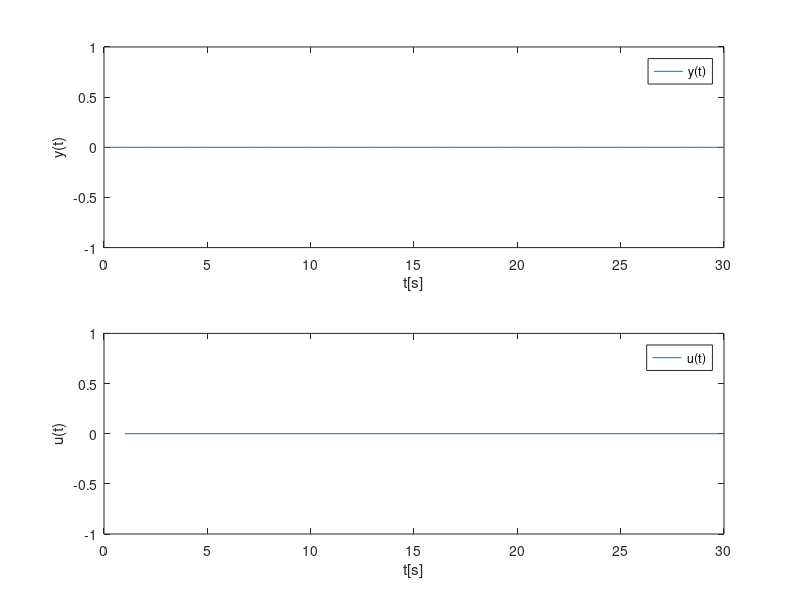

Write the MATLAB code that produced this figure.
clc
clear all

r = 1;
N= 30;
x0 = [0 0 1]';


% System matrices
Ad = [0 0 0;0 0 1;0.1 -0.79 1.78];
Bd = [1 0 0.1]';
Cd = [0 0 1];

%Cost function weights
Q = [0 0 0;0 0 0;0 0 2];
R = r;

%Objective function. 0.5z'Gz
G1 = kron(eye(N),Q);
G2 = kron(eye(N),R);
G = blkdiag(G1,G2);

f = [];

% Equality constraints Aeq = beq
A1 = eye(3*N);

%Upper and lower bounds
x_lb = -Inf(3*N,1);
x_ub = Inf(3*N,1);

u_lb = -1*ones(N,1);
u_ub = ones(N,1);

lb = [x_lb; u_lb];
ub = [x_ub; u_ub];

for i = 3:3:(3*(N-1))
    A1(i+1:i+3,i-2:i) = -Ad;
end
     
A2 =  kron(eye(N),-Bd);
Aeq = [A1 A2];
beq = zeros(3*N,1);

x = zeros(3,N+1);
u = zeros(1,N);
x(:,1) = x0;

for i = 1:N
    beq(1:3,1) = Ad*x(:,i);
    
    sol = quadprog(G,[],[],[],Aeq,beq,lb,ub);
    
    x(:,i) = sol(1:3);
    u(i) = sol(3*N + 1);
    
    x(:,i+1) = Ad*x(:,i) + Bd*u(i);

end

% Solve quadratic optimization problem



t = 1:N;
figure
subplot(211)
plot([0 t],x(3,:))
legend y(t)
xlabel('t[s]')
ylabel('y(t)')

subplot(212)
plot(t,u)
legend u(t)
xlabel('t[s]')
ylabel('u(t)')


